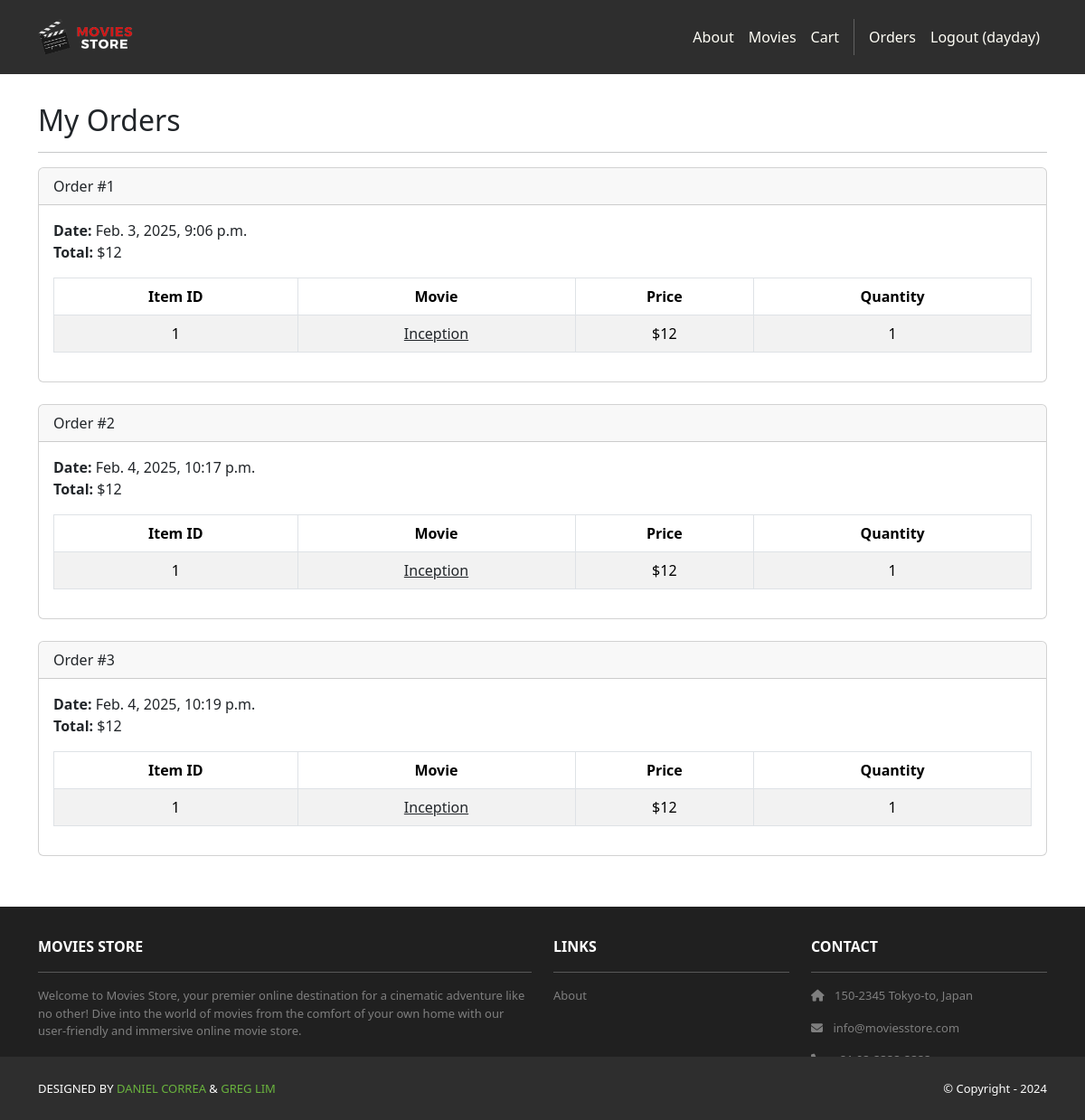
Page /accounts/orders/ (signed in) on the committed database.
### cart/models.py (models this page shows, shortened)
class Order(models.Model):
    id = models.AutoField(primary_key=True)
    total = models.IntegerField()
    date = models.DateTimeField(auto_now_add=True)
    user = models.ForeignKey(User, on_delete=models.CASCADE)

class Item(models.Model):
    id = models.AutoField(primary_key=True)
    price = models.IntegerField()
    quantity = models.IntegerField()
    order = models.ForeignKey(Order,
        on_delete=models.CASCADE)
    movie = models.ForeignKey(Movie,
        on_delete=models.CASCADE)

### movies/models.py (models this page shows, shortened)
class Movie(models.Model):
    id = models.AutoField(primary_key=True)
    name = models.CharField(max_length=255)
    price = models.IntegerField()
    description = models.TextField()
    image = models.ImageField(upload_to='movie_images/')

### accounts/views.py (the view)
# urls.py: path('orders/', views.orders, name='accounts.orders'),
@login_required
def orders(request):
    template_data = {}
    template_data['title'] = 'Orders'
    template_data['orders'] = request.user.order_set.all()
    return render(request, 'accounts/orders.html',
        {'template_data': template_data})

### accounts/templates/accounts/orders.html
{% extends 'base.html' %}
{% block content %}
<div class="p-3">
  <div class="container">
    <div class="row mt-3">
      <div class="col mx-auto mb-3">
        <h2>My Orders</h2>
        <hr />
        {% for order in template_data.orders %}
        <div class="card mb-4">
          <div class="card-header">
            Order #{{ order.id }}
          </div>
          <div class="card-body">
            <b>Date:</b> {{ order.date }}<br />
            <b>Total:</b> ${{ order.total }}<br />
            <table class="table table-bordered table-striped text-center mt-3">
              <thead>
                <tr>
                  <th scope="col">Item ID</th>
                  <th scope="col">Movie</th>
                  <th scope="col">Price</th>
                  <th scope="col">Quantity</th>
                </tr>
              </thead>
              <tbody>
                {% for item in order.item_set.all %}
                <tr>
                  <td>{{ item.movie.id }}</td>
                  <td>
                    <a class="link-dark"
                      href="{% url 'movies.show' id=item.movie.id %}">
                      {{ item.movie.name }}
                    </a>
                  </td>
                  <td>${{ item.movie.price }}</td>
                  <td>{{ item.quantity }}</td>
                </tr>
                {% endfor %}
              </tbody>
            </table>
          </div>
        </div>
        {% endfor %}
      </div>
    </div>
  </div>
</div>
{% endblock content %}

### moviesstore/templates/base.html (shortened to what this page needs)
<!DOCTYPE html>
<html>
  {% load static %}
  <head>
    <link href="https://cdn.jsdelivr.net/npm/bootstrap@5.3.3/dist/css/bootstrap.min.css" rel="stylesheet">
    <link rel="stylesheet" href="https://cdnjs.cloudflare.com/ajax/libs/font-awesome/6.1.1/css/all.min.css">
    <link rel="stylesheet" type="text/css" href="{% static 'css/style.css' %}">
  </head>
  <body>
    <nav class="p-3 navbar navbar-dark bg-dark navbar-expand-lg">
      <div class="container">
        <a class="navbar-brand" href="{% url 'home.index' %}">
          <img src="{% static 'img/logo.png' %}" alt="logo" height="40" />
        </a>
        <div class="collapse navbar-collapse" id="navbarNavAltMarkup">
          <div class="navbar-nav ms-auto navbar-ml">
            <a class="nav-link" href="{% url 'home.about' %}">About</a>
            <a class="nav-link" href="{% url 'movies.index' %}">Movies</a>
          <a class="nav-link" href="{% url 'cart.index' %}">Cart</a>
             {% if user.is_authenticated %}
                 <a class="nav-link"
              href="{% url 'accounts.orders' %}">Orders
            </a>
             <a class="nav-link"
              href="{% url 'accounts.logout' %}">Logout ({{user.username }})</a>
            {% else %}
            <a class="nav-link" href="{% url 'accounts.signup' %}">Sign Up</a>
              <a class="nav-link" href="{% url 'accounts.login' %}">Login</a>
              {% endif %}
          </div>
        </div>
      </div>
    </nav>
    <div>
      {% block content %}
      {% endblock content %}
    </div>
    <section class="p-3 ms-footer d-none d-md-block">
      <div class="container d-flex justify-content-between">
        <div class="row mt-3 text-white">
          <div class="col-md-6 col-lg-6 col-xl-6 mx-auto mb-4">
            <b>MOVIES STORE</b>
            <hr />
            <p>Welcome to Movies Store, your premier online destination for a cinematic
              adventure like no other! Dive into the world of movies from the comfort of your own home with our user-friendly
              and immersive online movie store.</p>
          </div>
          <div class="col-md-3 col-lg-3 col-xl-3 mx-auto mb-4">
            <b>LINKS</b>
            <hr />
            <p><a class="nav-link" href="{% url 'home.about' %}">About</a></p>
          </div>
          <div class="col-md-3 col-lg-3 col-xl-3 mx-auto mb-4">
            <b>CONTACT</b>
            <hr />
            <p><i class="fas fa-home me-2"></i> 150-2345 Tokyo-to, Japan</p>
            <p><i class="fas fa-envelope me-2"></i> info@moviesstore.com</p>
            <p> +81 03-3333-3333</p>
          </div>
        </div>
      </div>
    </section>
    <footer class="footer fixed-bottom bg-primary">
    <section class="p-3 ms-footer-bottom bg-dark">
      <div class="container d-flex justify-content-between">
        <div class="me-5 text-white">
          <span>DESIGNED BY <a href="https://www.x.com/danielgarax" target="_blank">DANIEL CORREA</a> &
            <a href="https://www.x.com/greglim81" target="_blank">GREG LIM</a>
          </span>
        </div>
        <div class="text-white">
          <span>© Copyright - 2024</span>
        </div>
      </div>
    </section>
    </footer>
  </body>
</html>

### moviesstore/static/css/style.css (style rules this page uses)
.navbar a.nav-link { color: #FFFEF6 !important; }
.bg-dark { background-color: #2E2E2E !important; }
.ms-footer { background-color: #202020; }
.ms-footer p { color: #7F7F7F; font-size: 13px; }
.ms-footer-bottom span { font-size: 13px; line-height: 38px; }
.ms-footer-bottom a { color: #6ab43e; text-decoration: none; }

### rows in the picture
Order: id "1", date "Feb. 3, 2025, 9:06 p.m.", total "12"
Item: movie.id "1", movie.name "Inception", movie.price "12", quantity "1"
Order: id "2", date "Feb. 4, 2025, 10:17 p.m.", total "12"
Item: movie.id "1", movie.name "Inception", movie.price "12", quantity "1"
Order: id "3", date "Feb. 4, 2025, 10:19 p.m.", total "12"
Item: movie.id "1", movie.name "Inception", movie.price "12", quantity "1"

### other values in the picture
{{ user.username }} "dayday"
